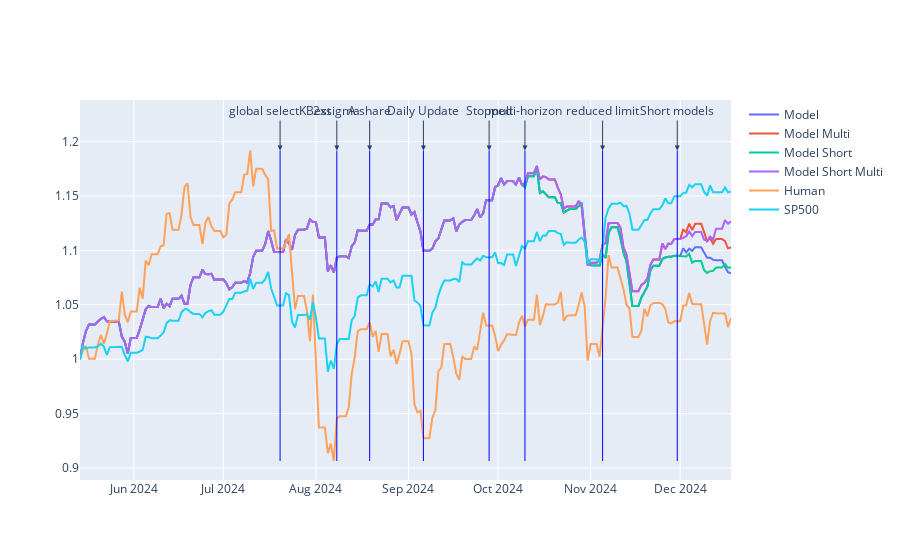

Notebook code for this chart:
### Code cell
# use plotly to plot the curve of the three assets
import plotly.graph_objects as go

fig = go.Figure()
date_list = log_return.index.tolist()
date_list.insert(0, pd.Timestamp('2024-05-14'))

fig.add_trace(go.Scatter(x=date_list, y=cur_asset_model_hist, mode='lines', name='Model'))
fig.add_trace(go.Scatter(x=date_list, y=cur_asset_model_v2_hist, mode='lines', name='Model Multi'))
fig.add_trace(go.Scatter(x=date_list, y=cur_asset_model_short_hist, mode='lines', name='Model Short'))
fig.add_trace(go.Scatter(x=date_list, y=cur_asset_model_short_v2_hist, mode='lines', name='Model Short Multi'))
fig.add_trace(go.Scatter(x=date_list, y=cur_asset_human_hist, mode='lines', name='Human'))
fig.add_trace(go.Scatter(x=date_list, y=cur_asset_sp500_hist, mode='lines', name='SP500'))

add_vertical_line(fig, '2024-07-20', 'global selectKBest', cur_asset_model_hist, cur_asset_human_hist, cur_asset_sp500_hist)
add_vertical_line(fig, '2024-08-08', '2xsigma', cur_asset_model_hist, cur_asset_human_hist, cur_asset_sp500_hist) 
add_vertical_line(fig, '2024-08-19', 'A share', cur_asset_model_hist, cur_asset_human_hist, cur_asset_sp500_hist)
add_vertical_line(fig, '2024-09-06', 'Daily Update', cur_asset_model_hist, cur_asset_human_hist, cur_asset_sp500_hist)
add_vertical_line(fig, '2024-09-28', 'Stopped', cur_asset_model_hist, cur_asset_human_hist, cur_asset_sp500_hist)
add_vertical_line(fig, '2024-10-10', 'multi-horizon', cur_asset_model_hist, cur_asset_human_hist, cur_asset_sp500_hist)
add_vertical_line(fig, '2024-11-05', 'reduced limit', cur_asset_model_hist, cur_asset_human_hist, cur_asset_sp500_hist)
add_vertical_line(fig, '2024-11-30', 'Short models', cur_asset_model_hist, cur_asset_human_hist, cur_asset_sp500_hist)
fig.show()

### Figure 1 — Plotly figure (JSON) as saved in the notebook; plotly's stock layout.template omitted (floating-point values rounded to 4 significant figures; data arrays with more than 128 entries replaced by an {"elided": "..."} marker saying what was removed)
{"data": [{"mode": "lines", "name": "Model", "type": "scatter", "x": {"elided": "219 str values"}, "y": {"elided": "219 float values"}}, {"mode": "lines", "name": "Model Multi", "type": "scatter", "x": {"elided": "219 str values"}, "y": {"elided": "219 float values"}}, {"mode": "lines", "name": "Model Short", "type": "scatter", "x": {"elided": "219 str values"}, "y": {"elided": "219 float values"}}, {"mode": "lines", "name": "Model Short Multi", "type": "scatter", "x": {"elided": "219 str values"}, "y": {"elided": "219 float values"}}, {"mode": "lines", "name": "Human", "type": "scatter", "x": {"elided": "219 str values"}, "y": {"elided": "219 float values"}}, {"mode": "lines", "name": "SP500", "type": "scatter", "x": {"elided": "219 str values"}, "y": {"elided": "219 float values"}}], "layout": {"annotations": [{"arrowhead": 2, "ax": 0, "ay": -40, "showarrow": true, "text": "global selectKBest", "x": "2024-07-20", "y": 1.192}, {"arrowhead": 2, "ax": 0, "ay": -40, "showarrow": true, "text": "2xsigma", "x": "2024-08-08", "y": 1.192}, {"arrowhead": 2, "ax": 0, "ay": -40, "showarrow": true, "text": "A share", "x": "2024-08-19", "y": 1.192}, {"arrowhead": 2, "ax": 0, "ay": -40, "showarrow": true, "text": "Daily Update", "x": "2024-09-06", "y": 1.192}, {"arrowhead": 2, "ax": 0, "ay": -40, "showarrow": true, "text": "Stopped", "x": "2024-09-28", "y": 1.192}, {"arrowhead": 2, "ax": 0, "ay": -40, "showarrow": true, "text": "multi-horizon", "x": "2024-10-10", "y": 1.192}, {"arrowhead": 2, "ax": 0, "ay": -40, "showarrow": true, "text": "reduced limit", "x": "2024-11-05", "y": 1.192}, {"arrowhead": 2, "ax": 0, "ay": -40, "showarrow": true, "text": "Short models", "x": "2024-11-30", "y": 1.192}], "shapes": [{"line": {"color": "blue", "width": 1}, "type": "line", "x0": "2024-07-20", "x1": "2024-07-20", "y0": 0.9065, "y1": 1.192}, {"line": {"color": "blue", "width": 1}, "type": "line", "x0": "2024-08-08", "x1": "2024-08-08", "y0": 0.9065, "y1": 1.192}, {"line": {"color": "blue", "width": 1}, "type": "line", "x0": "2024-08-19", "x1": "2024-08-19", "y0": 0.9065, "y1": 1.192}, {"line": {"color": "blue", "width": 1}, "type": "line", "x0": "2024-09-06", "x1": "2024-09-06", "y0": 0.9065, "y1": 1.192}, {"line": {"color": "blue", "width": 1}, "type": "line", "x0": "2024-09-28", "x1": "2024-09-28", "y0": 0.9065, "y1": 1.192}, {"line": {"color": "blue", "width": 1}, "type": "line", "x0": "2024-10-10", "x1": "2024-10-10", "y0": 0.9065, "y1": 1.192}, {"line": {"color": "blue", "width": 1}, "type": "line", "x0": "2024-11-05", "x1": "2024-11-05", "y0": 0.9065, "y1": 1.192}, {"line": {"color": "blue", "width": 1}, "type": "line", "x0": "2024-11-30", "x1": "2024-11-30", "y0": 0.9065, "y1": 1.192}]}}
